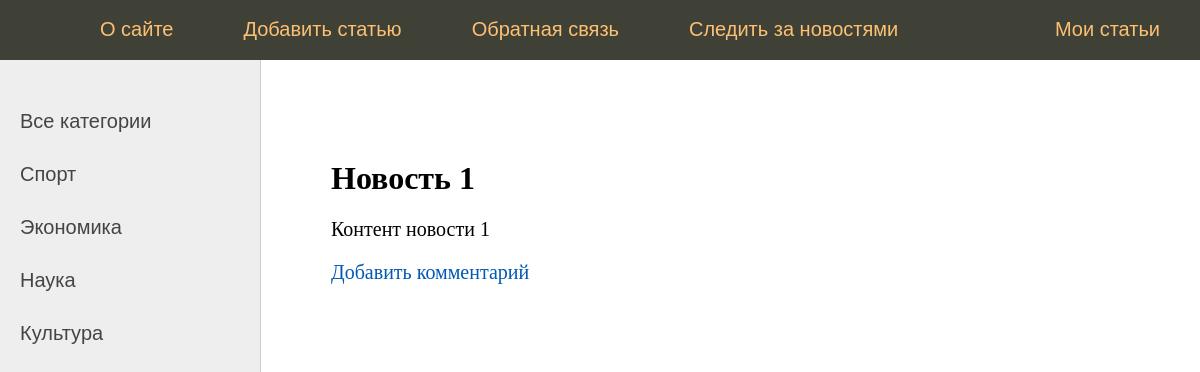
Screenshot of /post/1-news with the database file from the repository.
### news/models.py (models this page shows, shortened)
class Category(models.Model):
    title = models.CharField(max_length=255)
    slug = models.SlugField(max_length=255, blank=True, db_index=True, default='')
    class Meta:
        verbose_name = 'Категории'
        verbose_name_plural = 'Категории'
    def get_absolute_url(self):
        return reverse('cat', kwargs={'cat_slug': self.slug})

class News(models.Model):
    title = models.CharField(max_length=255, verbose_name="Заголовок")
    slug = models.SlugField(max_length=255, blank=True, db_index=True, default='', verbose_name="Слаг")
    content = models.TextField(blank=True, verbose_name="Контент")
    photo = models.ImageField(upload_to="photos/%Y/%m/%d/", default=None, blank=True, null=True, verbose_name="Фото")
    time_create = models.DateTimeField(auto_now_add=True, verbose_name="Время создания")
    time_update = models.DateTimeField(auto_now=True, verbose_name="Время Обновления")
    is_published = models.BooleanField(default=True, verbose_name="Флаг публикации")
    cat = models.ForeignKey("Category", on_delete=models.PROTECT, null=True, verbose_name="Категория")
    profiles = models.ForeignKey("Profiles", on_delete=models.PROTECT, null=True, verbose_name="Профиль")
    class Meta:
        verbose_name = 'Новости'
        verbose_name_plural = 'Новости'
        ordering = ['-time_create', 'title']
        indexes = [
            models.Index(fields=['-time_create'])
        ]

### news/views.py (the view)
# urls.py: path('post/<slug:post_slug>', views.post, name="post"),
def post(request, post_slug):
    posts = News.objects.get(slug=post_slug)
    comment = Comment.objects.filter(news__id=posts.id)
    data = {
        'title': f'Пост {post_slug}',
        'menu': menu,
        'posts': posts,
        'comment': comment,
    }
    return render(request, 'news/post.html', context=data)

### news/templatetags/news_tags.py (called while the page is built)
@register.inclusion_tag('news/list_categories.html')
def show_categories():
    cats = Category.objects.all()
    return{'cats': cats}

### news/templates/news/post.html (shortened to what this page needs)
{% extends 'news/base.html' %}
{% block content %}
<h1>{{posts.title}}</h1>
{{posts.content|linebreaks}}
<a href="{% url 'addcomment' posts.slug%}"> Добавить комментарий </a>
{% endblock %}

### news/templates/news/list_categories.html
{% for cat in cats %}
<li><a href="{{cat.get_absolute_url}}">{{cat.title}}</a></li>
{% endfor %}

### rows the page displays
Category: title "Спорт"
Category: title "Экономика"
Category: title "Наука"
Category: title "Культура"
News: title "Новость 1", content "Контент новости 1"

### other values shown
{{ m.title }} "О сайте" "Добавить статью" "Обратная связь" "Следить за новостями" "Мои статьи"
